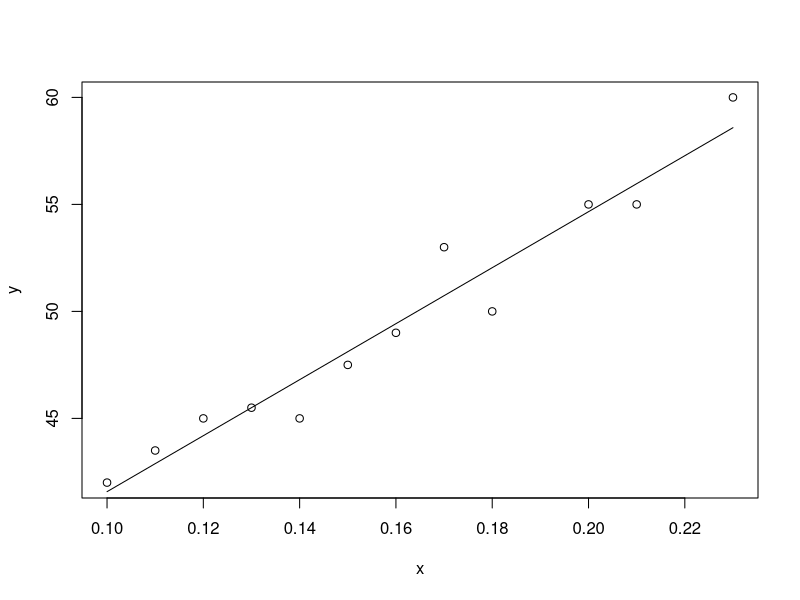

The R script that drew this image:
####################################################
# Version: v1.0.0.0
# Date: 2020.02.20
# Author: Xia Xianba
# Contact: 778757080@qq.com
# File: linear_regression.R
# Describe:
#    1.线性回归分析
####################################################

####################################################
# 重置环境
rm(list=ls())

# 因变量和自变量数据
x <- c(0.10,0.11,0.12,0.13,0.14,0.15,0.16,0.17,0.18,0.20,0.21,0.23)
y <- c(42.0,43.5,45.0,45.5,45.0,47.5,49.0,53.0,50.0,55.0,55.0,60.0)

# 对线性回归进行建模
z <- lm(y~x+1)
summary(z)

# 对模型进行预测和验证
point <- data.frame(x=0.16)
predict(z,point,interval="prediction",level=0.95)

# 进行图形分析
plot(x,y)
lines(x,fitted(z))
